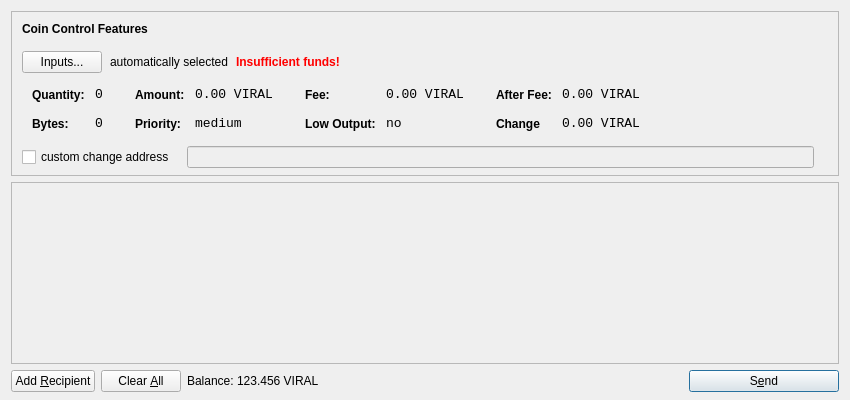
<?xml version="1.0" encoding="UTF-8"?>
<ui version="4.0">
 <class>SendCoinsDialog</class>
 <widget class="QDialog" name="SendCoinsDialog">
  <property name="geometry">
   <rect>
    <x>0</x>
    <y>0</y>
    <width>850</width>
    <height>400</height>
   </rect>
  </property>
  <property name="windowTitle">
   <string>Send Coins</string>
  </property>
  <layout class="QVBoxLayout" name="verticalLayout" stretch="0,1,0">
   <property name="bottomMargin">
    <number>8</number>
   </property>
   <item>
    <widget class="QFrame" name="frameCoinControl">
     <property name="sizePolicy">
      <sizepolicy hsizetype="Expanding" vsizetype="Expanding">
       <horstretch>0</horstretch>
       <verstretch>0</verstretch>
      </sizepolicy>
     </property>
     <property name="maximumSize">
      <size>
       <width>16777215</width>
       <height>16777215</height>
      </size>
     </property>
     <property name="frameShape">
      <enum>QFrame::StyledPanel</enum>
     </property>
     <property name="frameShadow">
      <enum>QFrame::Sunken</enum>
     </property>
     <layout class="QVBoxLayout" name="verticalLayoutCoinControl2">
      <property name="spacing">
       <number>-1</number>
      </property>
      <property name="leftMargin">
       <number>0</number>
      </property>
      <property name="topMargin">
       <number>0</number>
      </property>
      <property name="rightMargin">
       <number>0</number>
      </property>
      <property name="bottomMargin">
       <number>6</number>
      </property>
      <item>
       <layout class="QVBoxLayout" name="verticalLayoutCoinControl" stretch="0,0,0,0,1">
        <property name="spacing">
         <number>0</number>
        </property>
        <property name="leftMargin">
         <number>10</number>
        </property>
        <property name="topMargin">
         <number>10</number>
        </property>
        <item>
         <layout class="QHBoxLayout" name="horizontalLayoutCoinControl1">
          <property name="bottomMargin">
           <number>15</number>
          </property>
          <item>
           <widget class="QLabel" name="labelCoinControlFeatures">
            <property name="sizePolicy">
             <sizepolicy hsizetype="Preferred" vsizetype="Maximum">
              <horstretch>0</horstretch>
              <verstretch>0</verstretch>
             </sizepolicy>
            </property>
            <property name="font">
             <font>
              <weight>75</weight>
              <bold>true</bold>
             </font>
            </property>
            <property name="styleSheet">
             <string notr="true">font-weight:bold;</string>
            </property>
            <property name="text">
             <string>Coin Control Features</string>
            </property>
           </widget>
          </item>
         </layout>
        </item>
        <item>
         <layout class="QHBoxLayout" name="horizontalLayoutCoinControl2" stretch="0,0,0,0">
          <property name="spacing">
           <number>8</number>
          </property>
          <property name="bottomMargin">
           <number>10</number>
          </property>
          <item>
           <widget class="QPushButton" name="pushButtonCoinControl">
            <property name="styleSheet">
             <string notr="true"/>
            </property>
            <property name="text">
             <string>Inputs...</string>
            </property>
           </widget>
          </item>
          <item>
           <widget class="QLabel" name="labelCoinControlAutomaticallySelected">
            <property name="text">
             <string>automatically selected</string>
            </property>
            <property name="margin">
             <number>5</number>
            </property>
           </widget>
          </item>
          <item>
           <widget class="QLabel" name="labelCoinControlInsuffFunds">
            <property name="font">
             <font>
              <weight>75</weight>
              <bold>true</bold>
             </font>
            </property>
            <property name="styleSheet">
             <string notr="true">color:red;font-weight:bold;</string>
            </property>
            <property name="text">
             <string>Insufficient funds!</string>
            </property>
            <property name="margin">
             <number>5</number>
            </property>
           </widget>
          </item>
          <item>
           <spacer name="horizontalSpacerCoinControl">
            <property name="orientation">
             <enum>Qt::Horizontal</enum>
            </property>
            <property name="sizeHint" stdset="0">
             <size>
              <width>40</width>
              <height>1</height>
             </size>
            </property>
           </spacer>
          </item>
         </layout>
        </item>
        <item>
         <widget class="QWidget" name="widgetCoinControl" native="true">
          <property name="sizePolicy">
           <sizepolicy hsizetype="Preferred" vsizetype="Preferred">
            <horstretch>0</horstretch>
            <verstretch>0</verstretch>
           </sizepolicy>
          </property>
          <property name="minimumSize">
           <size>
            <width>0</width>
            <height>0</height>
           </size>
          </property>
          <property name="styleSheet">
           <string notr="true"/>
          </property>
          <layout class="QHBoxLayout" name="horizontalLayoutCoinControl5">
           <property name="margin">
            <number>0</number>
           </property>
           <item>
            <layout class="QHBoxLayout" name="horizontalLayoutCoinControl3" stretch="0,0,0,1">
             <property name="spacing">
              <number>20</number>
             </property>
             <property name="topMargin">
              <number>0</number>
             </property>
             <property name="bottomMargin">
              <number>10</number>
             </property>
             <item>
              <layout class="QFormLayout" name="formLayoutCoinControl1">
               <property name="horizontalSpacing">
                <number>10</number>
               </property>
               <property name="verticalSpacing">
                <number>14</number>
               </property>
               <property name="leftMargin">
                <number>10</number>
               </property>
               <property name="topMargin">
                <number>4</number>
               </property>
               <property name="rightMargin">
                <number>6</number>
               </property>
               <item row="0" column="0">
                <widget class="QLabel" name="labelCoinControlQuantityText">
                 <property name="styleSheet">
                  <string notr="true">font-weight:bold;</string>
                 </property>
                 <property name="text">
                  <string>Quantity:</string>
                 </property>
                 <property name="margin">
                  <number>0</number>
                 </property>
                </widget>
               </item>
               <item row="0" column="1">
                <widget class="QLabel" name="labelCoinControlQuantity">
                 <property name="font">
                  <font>
                   <family>Monospace</family>
                   <pointsize>10</pointsize>
                  </font>
                 </property>
                 <property name="cursor">
                  <cursorShape>IBeamCursor</cursorShape>
                 </property>
                 <property name="contextMenuPolicy">
                  <enum>Qt::ActionsContextMenu</enum>
                 </property>
                 <property name="text">
                  <string>0</string>
                 </property>
                 <property name="margin">
                  <number>0</number>
                 </property>
                 <property name="textInteractionFlags">
                  <set>Qt::LinksAccessibleByMouse|Qt::TextSelectableByKeyboard|Qt::TextSelectableByMouse</set>
                 </property>
                </widget>
               </item>
               <item row="1" column="0">
                <widget class="QLabel" name="labelCoinControlBytesText">
                 <property name="styleSheet">
                  <string notr="true">font-weight:bold;</string>
                 </property>
                 <property name="text">
                  <string>Bytes:</string>
                 </property>
                </widget>
               </item>
               <item row="1" column="1">
                <widget class="QLabel" name="labelCoinControlBytes">
                 <property name="font">
                  <font>
                   <family>Monospace</family>
                   <pointsize>10</pointsize>
                  </font>
                 </property>
                 <property name="cursor">
                  <cursorShape>IBeamCursor</cursorShape>
                 </property>
                 <property name="contextMenuPolicy">
                  <enum>Qt::ActionsContextMenu</enum>
                 </property>
                 <property name="text">
                  <string>0</string>
                 </property>
                 <property name="textInteractionFlags">
                  <set>Qt::LinksAccessibleByMouse|Qt::TextSelectableByKeyboard|Qt::TextSelectableByMouse</set>
                 </property>
                </widget>
               </item>
              </layout>
             </item>
             <item>
              <layout class="QFormLayout" name="formLayoutCoinControl2">
               <property name="horizontalSpacing">
                <number>10</number>
               </property>
               <property name="verticalSpacing">
                <number>14</number>
               </property>
               <property name="leftMargin">
                <number>6</number>
               </property>
               <property name="topMargin">
                <number>4</number>
               </property>
               <property name="rightMargin">
                <number>6</number>
               </property>
               <item row="0" column="0">
                <widget class="QLabel" name="labelCoinControlAmountText">
                 <property name="styleSheet">
                  <string notr="true">font-weight:bold;</string>
                 </property>
                 <property name="text">
                  <string>Amount:</string>
                 </property>
                 <property name="margin">
                  <number>0</number>
                 </property>
                </widget>
               </item>
               <item row="0" column="1">
                <widget class="QLabel" name="labelCoinControlAmount">
                 <property name="font">
                  <font>
                   <family>Monospace</family>
                   <pointsize>10</pointsize>
                  </font>
                 </property>
                 <property name="cursor">
                  <cursorShape>IBeamCursor</cursorShape>
                 </property>
                 <property name="contextMenuPolicy">
                  <enum>Qt::ActionsContextMenu</enum>
                 </property>
                 <property name="text">
                  <string>0.00 VIRAL</string>
                 </property>
                 <property name="textInteractionFlags">
                  <set>Qt::LinksAccessibleByMouse|Qt::TextSelectableByKeyboard|Qt::TextSelectableByMouse</set>
                 </property>
                </widget>
               </item>
               <item row="1" column="0">
                <widget class="QLabel" name="labelCoinControlPriorityText">
                 <property name="styleSheet">
                  <string notr="true">font-weight:bold;</string>
                 </property>
                 <property name="text">
                  <string>Priority:</string>
                 </property>
                </widget>
               </item>
               <item row="1" column="1">
                <widget class="QLabel" name="labelCoinControlPriority">
                 <property name="font">
                  <font>
                   <family>Monospace</family>
                   <pointsize>10</pointsize>
                  </font>
                 </property>
                 <property name="cursor">
                  <cursorShape>IBeamCursor</cursorShape>
                 </property>
                 <property name="contextMenuPolicy">
                  <enum>Qt::ActionsContextMenu</enum>
                 </property>
                 <property name="text">
                  <string>medium</string>
                 </property>
                 <property name="textInteractionFlags">
                  <set>Qt::LinksAccessibleByMouse|Qt::TextSelectableByKeyboard|Qt::TextSelectableByMouse</set>
                 </property>
                </widget>
               </item>
              </layout>
             </item>
             <item>
              <layout class="QFormLayout" name="formLayoutCoinControl3">
               <property name="horizontalSpacing">
                <number>10</number>
               </property>
               <property name="verticalSpacing">
                <number>14</number>
               </property>
               <property name="leftMargin">
                <number>6</number>
               </property>
               <property name="topMargin">
                <number>4</number>
               </property>
               <property name="rightMargin">
                <number>6</number>
               </property>
               <item row="0" column="0">
                <widget class="QLabel" name="labelCoinControlFeeText">
                 <property name="styleSheet">
                  <string notr="true">font-weight:bold;</string>
                 </property>
                 <property name="text">
                  <string>Fee:</string>
                 </property>
                 <property name="margin">
                  <number>0</number>
                 </property>
                </widget>
               </item>
               <item row="0" column="1">
                <widget class="QLabel" name="labelCoinControlFee">
                 <property name="font">
                  <font>
                   <family>Monospace</family>
                   <pointsize>10</pointsize>
                  </font>
                 </property>
                 <property name="cursor">
                  <cursorShape>IBeamCursor</cursorShape>
                 </property>
                 <property name="contextMenuPolicy">
                  <enum>Qt::ActionsContextMenu</enum>
                 </property>
                 <property name="text">
                  <string>0.00 VIRAL</string>
                 </property>
                 <property name="textInteractionFlags">
                  <set>Qt::LinksAccessibleByMouse|Qt::TextSelectableByKeyboard|Qt::TextSelectableByMouse</set>
                 </property>
                </widget>
               </item>
               <item row="1" column="0">
                <widget class="QLabel" name="labelCoinControlLowOutputText">
                 <property name="styleSheet">
                  <string notr="true">font-weight:bold;</string>
                 </property>
                 <property name="text">
                  <string>Low Output:</string>
                 </property>
                </widget>
               </item>
               <item row="1" column="1">
                <widget class="QLabel" name="labelCoinControlLowOutput">
                 <property name="font">
                  <font>
                   <family>Monospace</family>
                   <pointsize>10</pointsize>
                  </font>
                 </property>
                 <property name="cursor">
                  <cursorShape>IBeamCursor</cursorShape>
                 </property>
                 <property name="contextMenuPolicy">
                  <enum>Qt::ActionsContextMenu</enum>
                 </property>
                 <property name="text">
                  <string>no</string>
                 </property>
                 <property name="textInteractionFlags">
                  <set>Qt::LinksAccessibleByMouse|Qt::TextSelectableByKeyboard|Qt::TextSelectableByMouse</set>
                 </property>
                </widget>
               </item>
              </layout>
             </item>
             <item>
              <layout class="QFormLayout" name="formLayoutCoinControl4">
               <property name="horizontalSpacing">
                <number>10</number>
               </property>
               <property name="verticalSpacing">
                <number>14</number>
               </property>
               <property name="leftMargin">
                <number>6</number>
               </property>
               <property name="topMargin">
                <number>4</number>
               </property>
               <property name="rightMargin">
                <number>6</number>
               </property>
               <item row="0" column="0">
                <widget class="QLabel" name="labelCoinControlAfterFeeText">
                 <property name="styleSheet">
                  <string notr="true">font-weight:bold;</string>
                 </property>
                 <property name="text">
                  <string>After Fee:</string>
                 </property>
                 <property name="margin">
                  <number>0</number>
                 </property>
                </widget>
               </item>
               <item row="0" column="1">
                <widget class="QLabel" name="labelCoinControlAfterFee">
                 <property name="font">
                  <font>
                   <family>Monospace</family>
                   <pointsize>10</pointsize>
                  </font>
                 </property>
                 <property name="cursor">
                  <cursorShape>IBeamCursor</cursorShape>
                 </property>
                 <property name="contextMenuPolicy">
                  <enum>Qt::ActionsContextMenu</enum>
                 </property>
                 <property name="text">
                  <string>0.00 VIRAL</string>
                 </property>
                 <property name="textInteractionFlags">
                  <set>Qt::LinksAccessibleByMouse|Qt::TextSelectableByKeyboard|Qt::TextSelectableByMouse</set>
                 </property>
                </widget>
               </item>
               <item row="1" column="0">
                <widget class="QLabel" name="labelCoinControlChangeText">
                 <property name="styleSheet">
                  <string notr="true">font-weight:bold;</string>
                 </property>
                 <property name="text">
                  <string>Change</string>
                 </property>
                </widget>
               </item>
               <item row="1" column="1">
                <widget class="QLabel" name="labelCoinControlChange">
                 <property name="font">
                  <font>
                   <family>Monospace</family>
                   <pointsize>10</pointsize>
                  </font>
                 </property>
                 <property name="cursor">
                  <cursorShape>IBeamCursor</cursorShape>
                 </property>
                 <property name="contextMenuPolicy">
                  <enum>Qt::ActionsContextMenu</enum>
                 </property>
                 <property name="text">
                  <string>0.00 VIRAL</string>
                 </property>
                 <property name="textInteractionFlags">
                  <set>Qt::LinksAccessibleByMouse|Qt::TextSelectableByKeyboard|Qt::TextSelectableByMouse</set>
                 </property>
                </widget>
               </item>
              </layout>
             </item>
            </layout>
           </item>
          </layout>
         </widget>
        </item>
        <item>
         <layout class="QHBoxLayout" name="horizontalLayoutCoinControl4" stretch="0,0,0">
          <property name="spacing">
           <number>12</number>
          </property>
          <property name="sizeConstraint">
           <enum>QLayout::SetDefaultConstraint</enum>
          </property>
          <property name="topMargin">
           <number>5</number>
          </property>
          <property name="rightMargin">
           <number>5</number>
          </property>
          <item>
           <widget class="QCheckBox" name="checkBoxCoinControlChange">
            <property name="text">
             <string>custom change address</string>
            </property>
           </widget>
          </item>
          <item>
           <widget class="QLineEdit" name="lineEditCoinControlChange">
            <property name="enabled">
             <bool>false</bool>
            </property>
            <property name="sizePolicy">
             <sizepolicy hsizetype="Expanding" vsizetype="Fixed">
              <horstretch>0</horstretch>
              <verstretch>0</verstretch>
             </sizepolicy>
            </property>
           </widget>
          </item>
          <item>
           <widget class="QLabel" name="labelCoinControlChangeLabel">
            <property name="sizePolicy">
             <sizepolicy hsizetype="Preferred" vsizetype="Expanding">
              <horstretch>0</horstretch>
              <verstretch>0</verstretch>
             </sizepolicy>
            </property>
            <property name="minimumSize">
             <size>
              <width>0</width>
              <height>0</height>
             </size>
            </property>
            <property name="text">
             <string/>
            </property>
            <property name="margin">
             <number>3</number>
            </property>
           </widget>
          </item>
         </layout>
        </item>
        <item>
         <spacer name="verticalSpacerCoinControl">
          <property name="orientation">
           <enum>Qt::Vertical</enum>
          </property>
          <property name="sizeHint" stdset="0">
           <size>
            <width>800</width>
            <height>1</height>
           </size>
          </property>
         </spacer>
        </item>
       </layout>
      </item>
     </layout>
    </widget>
   </item>
   <item>
    <widget class="QScrollArea" name="scrollArea">
     <property name="widgetResizable">
      <bool>true</bool>
     </property>
     <widget class="QWidget" name="scrollAreaWidgetContents">
      <property name="geometry">
       <rect>
        <x>0</x>
        <y>0</y>
        <width>830</width>
        <height>165</height>
       </rect>
      </property>
      <layout class="QVBoxLayout" name="verticalLayout_2">
       <property name="margin">
        <number>0</number>
       </property>
       <item>
        <layout class="QVBoxLayout" name="entries">
         <property name="spacing">
          <number>6</number>
         </property>
        </layout>
       </item>
       <item>
        <spacer name="verticalSpacer">
         <property name="orientation">
          <enum>Qt::Vertical</enum>
         </property>
         <property name="sizeHint" stdset="0">
          <size>
           <width>20</width>
           <height>40</height>
          </size>
         </property>
        </spacer>
       </item>
      </layout>
     </widget>
    </widget>
   </item>
   <item>
    <layout class="QHBoxLayout" name="horizontalLayout">
     <item>
      <widget class="QPushButton" name="addButton">
       <property name="toolTip">
        <string>Send to multiple recipients at once</string>
       </property>
       <property name="text">
        <string>Add &amp;Recipient</string>
       </property>
       <property name="autoDefault">
        <bool>false</bool>
       </property>
      </widget>
     </item>
     <item>
      <widget class="QPushButton" name="clearButton">
       <property name="sizePolicy">
        <sizepolicy hsizetype="Minimum" vsizetype="Fixed">
         <horstretch>0</horstretch>
         <verstretch>0</verstretch>
        </sizepolicy>
       </property>
       <property name="toolTip">
        <string>Remove all transaction fields</string>
       </property>
       <property name="text">
        <string>Clear &amp;All</string>
       </property>
       <property name="autoRepeatDelay">
        <number>300</number>
       </property>
       <property name="autoDefault">
        <bool>false</bool>
       </property>
      </widget>
     </item>
     <item>
      <layout class="QHBoxLayout" name="horizontalLayout_2">
       <property name="spacing">
        <number>3</number>
       </property>
       <item>
        <widget class="QLabel" name="label">
         <property name="sizePolicy">
          <sizepolicy hsizetype="Preferred" vsizetype="Fixed">
           <horstretch>0</horstretch>
           <verstretch>0</verstretch>
          </sizepolicy>
         </property>
         <property name="text">
          <string>Balance:</string>
         </property>
        </widget>
       </item>
       <item>
        <widget class="QLabel" name="labelBalance">
         <property name="sizePolicy">
          <sizepolicy hsizetype="Preferred" vsizetype="Fixed">
           <horstretch>0</horstretch>
           <verstretch>0</verstretch>
          </sizepolicy>
         </property>
         <property name="cursor">
          <cursorShape>IBeamCursor</cursorShape>
         </property>
         <property name="text">
          <string>123.456 VIRAL</string>
         </property>
         <property name="textInteractionFlags">
          <set>Qt::LinksAccessibleByMouse|Qt::TextSelectableByKeyboard|Qt::TextSelectableByMouse</set>
         </property>
        </widget>
       </item>
      </layout>
     </item>
     <item>
      <spacer name="horizontalSpacer">
       <property name="orientation">
        <enum>Qt::Horizontal</enum>
       </property>
       <property name="sizeHint" stdset="0">
        <size>
         <width>40</width>
         <height>20</height>
        </size>
       </property>
      </spacer>
     </item>
     <item>
      <widget class="QPushButton" name="sendButton">
       <property name="minimumSize">
        <size>
         <width>150</width>
         <height>0</height>
        </size>
       </property>
       <property name="toolTip">
        <string>Confirm the send action</string>
       </property>
       <property name="text">
        <string>S&amp;end</string>
       </property>
       <property name="icon">
        <iconset resource="../bitcoin.qrc">
         <normaloff>:/icons/send</normaloff>:/icons/send</iconset>
       </property>
       <property name="default">
        <bool>true</bool>
       </property>
      </widget>
     </item>
    </layout>
   </item>
  </layout>
 </widget>
 <resources>
  <include location="../bitcoin.qrc"/>
 </resources>
 <connections/>
</ui>
